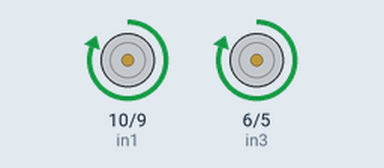
The sketch below on a simulated Arduino Uno, built with avr-gcc and run on an emulated ATmega328P. Shown: motor-driver pin pairs drawn as motors (green arrow = first pin HIGH = forward, orange = second pin HIGH = backward, longer = more drive, scaled by the enable pin).

Above: at 5.0 s.
At 10.5 s:
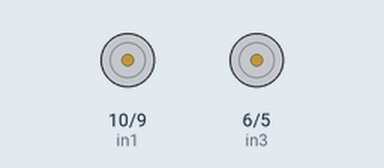
At 16.0 s:
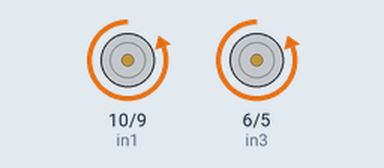
Timing chart, 0 to 27.3 s (numbered marks = the images above):
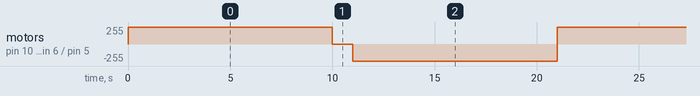

Measured:
- by itself, motor on pin 10 (in1) / pin 9 (in2), motor on pin 6 (in3) / pin 5 (in4): repeats every 21.0 s: stopped 1.0 s, backward 255/255 10.0 s, forward 255/255 10.0 s

The sketch:

frontbackusingmotor.ino
```cpp
// Motor A connections
int enA = 8;
int in1 = 10;
int in2 = 9;
// Motor B connections
int enB = 4;
int in3 = 6;
int in4 = 5;

void setup() {
  // Set the motor control pins to outputs
  pinMode(enA, OUTPUT);
  pinMode(in1, OUTPUT);
  pinMode(in2, OUTPUT);
  pinMode(enB, OUTPUT);
  pinMode(in3, OUTPUT);
  pinMode(in4, OUTPUT);
}

void loop() {
  moveForward();
  delay(10000);  // Move forward for 10 seconds

  // Stop and then move backward for 10 seconds
  stopMotors();
  delay(1000);   // Add a brief stop before reversing
  moveBackward();
  delay(10000);  // Move backward for 10 seconds
  stopMotors();
}

void moveForward() {
  // Motor A forward
  digitalWrite(in1, HIGH);
  digitalWrite(in2, LOW);
  analogWrite(enA, 255);  // Full speed

  // Motor B forward
  digitalWrite(in3, HIGH);
  digitalWrite(in4, LOW);
  analogWrite(enB, 255);  // Full speed
}

void moveBackward() {
  // Motor A backward
  digitalWrite(in1, LOW);
  digitalWrite(in2, HIGH);
  analogWrite(enA, 255);  // Full speed

  // Motor B backward
  digitalWrite(in3, LOW);
  digitalWrite(in4, HIGH);
  analogWrite(enB, 255);  // Full speed
}

void stopMotors() {
  // Motor A stop
  digitalWrite(in1, LOW);
  digitalWrite(in2, LOW);
  analogWrite(enA, 0);

  // Motor B stop
  digitalWrite(in3, LOW);
  digitalWrite(in4, LOW);
  analogWrite(enB, 0);
}
```
